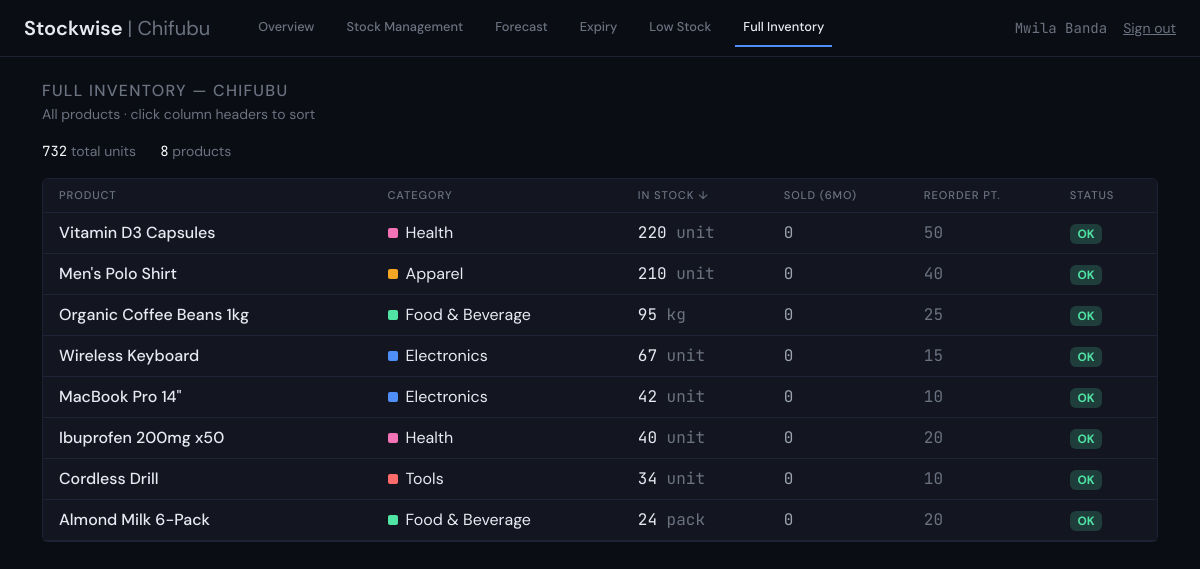
The page /branch_inventory.php?branch=chifubu (signed in) on the database its author committed.
### tables this page shows
CREATE TABLE IF NOT EXISTS branches (
    id          VARCHAR(64) PRIMARY KEY,
    company_id  INT NOT NULL,
    branch_code VARCHAR(12) NOT NULL UNIQUE,
    name        VARCHAR(120) NOT NULL,
    city        VARCHAR(120) NOT NULL,
    country     VARCHAR(8)   NOT NULL,
    manager     VARCHAR(120) NOT NULL,
    created_at  TIMESTAMP DEFAULT CURRENT_TIMESTAMP,
    FOREIGN KEY (company_id) REFERENCES companies(id) ON DELETE CASCADE
);

CREATE TABLE IF NOT EXISTS products (
    id                 INT AUTO_INCREMENT PRIMARY KEY,
    branch_id          VARCHAR(64) NOT NULL,
    name               VARCHAR(160) NOT NULL,
    category           VARCHAR(80) NOT NULL,
    unit_of_measure    VARCHAR(20) NOT NULL DEFAULT 'unit',
    current_quantity   INT NOT NULL DEFAULT 0,
    low_stock_threshold INT NOT NULL DEFAULT 10,
    expiry_alert_days  INT NOT NULL DEFAULT 14,
    created_at         TIMESTAMP DEFAULT CURRENT_TIMESTAMP,
    FOREIGN KEY (branch_id) REFERENCES branches(id) ON DELETE CASCADE
);

### app/Helpers/functions.php (called while the page is built, shortened)
<?php
function fmt(int|float $n): string
{
    return number_format($n);
}
function e(?string $s): string
{
    return htmlspecialchars($s ?? '', ENT_QUOTES, 'UTF-8');
}
function category_color(string $category): string
{
    return CATEGORY_COLORS[$category] ?? '#6b7280';
}

### app/Config/env.php (called while the page is built, shortened)
<?php
function env(string $key, $default = null)
{
    $value = getenv($key);
    return $value === false ? $default : $value;
}

### app/Config/database.php (called while the page is built)
<?php
require_once __DIR__ . '/env.php';
function db(): PDO
{
    static $pdo = null;
    if ($pdo === null) {
        $host = env('DB_HOST', 'localhost');
        $port = env('DB_PORT', '3306');
        $name = env('DB_NAME', 'stockwise_php');
        $user = env('DB_USER', 'root');
        $pass = env('DB_PASSWORD', '');
        $dsn = "mysql:host=$host;port=$port;dbname=$name;charset=utf8mb4";
        $pdo = new PDO($dsn, $user, $pass, [
            PDO::ATTR_ERRMODE            => PDO::ERRMODE_EXCEPTION,
            PDO::ATTR_DEFAULT_FETCH_MODE => PDO::FETCH_ASSOC,
            PDO::ATTR_EMULATE_PREPARES   => false,
        ]);
    }
    return $pdo;
}

### public/branch_inventory.php (the view, shortened to what this page needs)
<?php
$branchId = $_GET['branch'] ?? '';
$user = require_branch_access($branchId);
$pdo = db();
$stmt = $pdo->prepare('SELECT * FROM branches WHERE id = ?');
$stmt->execute([$branchId]);
$branch = $stmt->fetch();
$sortable = ['name' => 'name', 'category' => 'category', 'stock' => 'current_quantity', 'threshold' => 'low_stock_threshold'];
$sort = $_GET['sort'] ?? 'stock';
$sortCol = $sortable[$sort] ?? 'current_quantity';
$dir = ($_GET['dir'] ?? 'desc') === 'asc' ? 'ASC' : 'DESC';
$stmt = $pdo->prepare("SELECT * FROM products WHERE branch_id = ? ORDER BY $sortCol $dir");
$stmt->execute([$branchId]);
$products = $stmt->fetchAll();
$totalStock = array_sum(array_column($products, 'current_quantity'));
$stmt = $pdo->prepare(
    "SELECT product_id, SUM(quantity) AS sold FROM transactions
     WHERE branch_id = ? AND type = 'stock_out' AND created_at >= DATE_SUB(NOW(), INTERVAL 6 MONTH)
     GROUP BY product_id"
);
$stmt->execute([$branchId]);
$sold = array_column($stmt->fetchAll(), 'sold', 'product_id');
function sort_link(string $col, string $label, string $current, string $dir, string $branchId): string
{
    $nextDir = ($current === $col && $dir === 'DESC') ? 'asc' : 'desc';
    $arrow = $current === $col ? ($dir === 'ASC' ? ' ↑' : ' ↓') : '';
    return '<a class="text-faint text-decoration-none" href="?branch=' . urlencode($branchId) . "&sort=$col&dir=$nextDir\">" . e($label) . $arrow . '</a>';
}
require __DIR__ . '/../app/Views/partials/head.php';
$active = 'inventory';
require __DIR__ . '/../app/Views/partials/nav_branch.php';
?>
<div class="container-xl py-4">
  <h1 class="h6 text-faint text-uppercase mb-1" style="letter-spacing:.08em">Full Inventory — <?= e($branch['name']) ?></h1>
  <p class="text-faint small mb-3">All products · click column headers to sort</p>
  <div class="d-flex gap-4 small text-faint mb-3">
    <span><span class="mono text-light"><?= fmt($totalStock) ?></span> total units</span>
    <span><span class="mono text-light"><?= count($products) ?></span> products</span>
  </div>
  <div class="card-stockwise">
    <table class="table table-stockwise table-hover mb-0 align-middle">
      <thead>
        <tr>
          <th class="ps-3"><?= sort_link('name', 'Product', $sort, $dir, $branchId) ?></th>
          <th><?= sort_link('category', 'Category', $sort, $dir, $branchId) ?></th>
          <th><?= sort_link('stock', 'In Stock', $sort, $dir, $branchId) ?></th>
          <th>Sold (6mo)</th>
          <th><?= sort_link('threshold', 'Reorder Pt.', $sort, $dir, $branchId) ?></th>
          <th>Status</th>
        </tr>
      </thead>
      <tbody>
        <?php foreach ($products as $p):
          $isLow = $p['current_quantity'] <= $p['low_stock_threshold']; ?>
          <tr>
            <td class="ps-3 fw-medium"><?= e($p['name']) ?></td>
            <td><span class="dot me-2" style="background:<?= category_color($p['category']) ?>"></span><?= e($p['category']) ?></td>
            <td class="mono"><?= fmt($p['current_quantity']) ?> <span class="text-faint"><?= e($p['unit_of_measure']) ?></span></td>
            <td class="mono text-dim"><?= fmt((int)($sold[$p['id']] ?? 0)) ?></td>
            <td class="mono text-faint"><?= fmt($p['low_stock_threshold']) ?></td>
            <td><span class="badge <?= $isLow ? 'badge-expired' : 'badge-fresh' ?>"><?= $isLow ? 'Reorder' : 'OK' ?></span></td>
          </tr>
        <?php endforeach; ?>
      </tbody>
    </table>
  </div>
</div>
<?php require __DIR__ . '/../app/Views/partials/foot.php'; ?>

### app/Views/partials/nav_branch.php (shortened to what this page needs)
<?php
$base = '/branch.php?branch=' . urlencode($branch['id']);
$isManager = $user['role'] === 'manager';
?>
<nav class="navbar navbar-expand-lg navbar-stockwise px-4">
  <a class="navbar-brand" href="<?= $base ?>">Stockwise <span class="text-faint fw-normal">| <?= e($branch['name']) ?></span></a>
  <div class="navbar-nav flex-row gap-3 ms-4 flex-wrap">
    <a class="nav-link <?= $active === 'overview' ? 'active' : '' ?>" href="<?= $base ?>">Overview</a>
    <?php if ($isManager): ?>
      <a class="nav-link <?= $active === 'trends' ? 'active' : '' ?>" href="/branch_trends.php?branch=<?= urlencode($branch['id']) ?>">Trends</a>
    <?php else: ?>
      <a class="nav-link <?= $active === 'stock' ? 'active' : '' ?>" href="/branch_stock.php?branch=<?= urlencode($branch['id']) ?>">Stock Management</a>
    <?php endif; ?>
    <a class="nav-link <?= $active === 'forecast' ? 'active' : '' ?>" href="/branch_forecast.php?branch=<?= urlencode($branch['id']) ?>">Forecast</a>
    <a class="nav-link <?= $active === 'expiry' ? 'active' : '' ?>" href="/branch_expiry.php?branch=<?= urlencode($branch['id']) ?>">Expiry</a>
    <a class="nav-link <?= $active === 'alerts' ? 'active' : '' ?>" href="/branch_alerts.php?branch=<?= urlencode($branch['id']) ?>">Low Stock</a>
    <a class="nav-link <?= $active === 'inventory' ? 'active' : '' ?>" href="/branch_inventory.php?branch=<?= urlencode($branch['id']) ?>">Full Inventory</a>
  </div>
  <div class="ms-auto d-flex align-items-center gap-3">
    <span class="mono text-faint small"><?= e($user['name']) ?></span>
    <a href="/logout.php" class="text-faint small">Sign out</a>
  </div>
</nav>

### public/assets/css/style.css (style rules this page uses)
:root { --bg: #0b0d14; --panel: #131621; --border: #1e2235; --border-2: #2a2e45; --text: #e8eaf2; --text-dim: #9ca3af; --text-faint: #6b7280; --blue: #4F8EF7; --green: #50E3A4; --orange: #F5A623; --red: #FF6B6B; }
body { background: var(--bg); color: var(--text); font-family: 'DM Sans', sans-serif; }
.mono { font-family: 'JetBrains Mono', monospace; }
.navbar-stockwise { background: var(--bg); border-bottom: 1px solid var(--border); }
.navbar-stockwise .nav-link { color: var(--text-faint); font-size: .8rem; font-weight: 500; border-bottom: 2px solid transparent; }
.navbar-stockwise .nav-link.active { color: var(--text); border-bottom-color: var(--blue); }
.navbar-stockwise .navbar-brand { color: var(--text); font-weight: 600; }
.card-stockwise { background: var(--panel); border: 1px solid var(--border); border-radius: 6px; }
.table-stockwise { --bs-table-bg: var(--panel); --bs-table-color: var(--text); --bs-table-border-color: var(--border); }
.table-stockwise th { font-size: .7rem; letter-spacing: .08em; text-transform: uppercase; color: var(--text-faint); font-weight: 500; }
.badge-fresh { background: color-mix(in srgb, var(--green) 20%, transparent); color: var(--green); }
.dot { display:inline-block; width:10px; height:10px; border-radius:2px; }
a { color: var(--blue); }
.text-faint { color: var(--text-faint) !important; }
.text-dim { color: var(--text-dim) !important; }

### rows shown on the page
branches: name "Chifubu", manager "Mwila Banda", name "CHIFUBU"
products: name "Vitamin D3 Capsules", category "Health", current_quantity "220", unit_of_measure "unit", id "0", low_stock_threshold "50", shows "OK"
products: name "Men's Polo Shirt", category "Apparel", current_quantity "210", unit_of_measure "unit", id "0", low_stock_threshold "40", shows "OK"
products: name "Organic Coffee Beans 1kg", category "Food & Beverage", current_quantity "95", unit_of_measure "kg", id "0", low_stock_threshold "25", shows "OK"
products: name "Wireless Keyboard", category "Electronics", current_quantity "67", unit_of_measure "unit", id "0", low_stock_threshold "15", shows "OK"
products: name "MacBook Pro 14\"", category "Electronics", current_quantity "42", unit_of_measure "unit", id "0", low_stock_threshold "10", shows "OK"
products: name "Ibuprofen 200mg x50", category "Health", current_quantity "40", unit_of_measure "unit", id "0", low_stock_threshold "20", shows "OK"
products: name "Cordless Drill", category "Tools", current_quantity "34", unit_of_measure "unit", id "0", low_stock_threshold "10", shows "OK"
products: name "Almond Milk 6-Pack", category "Food & Beverage", current_quantity "24", unit_of_measure "pack", id "0", low_stock_threshold "20", shows "OK"

### other values the page prints
fmt($totalStock) "732"
count($products) "8"
$label "PRODUCT CATEGORY IN STOCK REORDER PT."
$arrow "↓"
